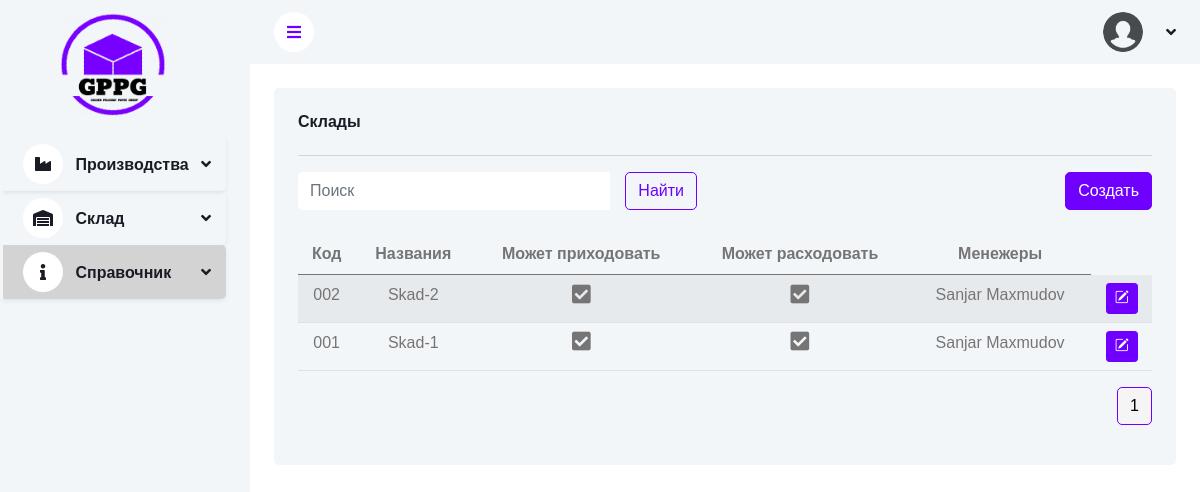
Before: /info/warehouses/ with the older database file.
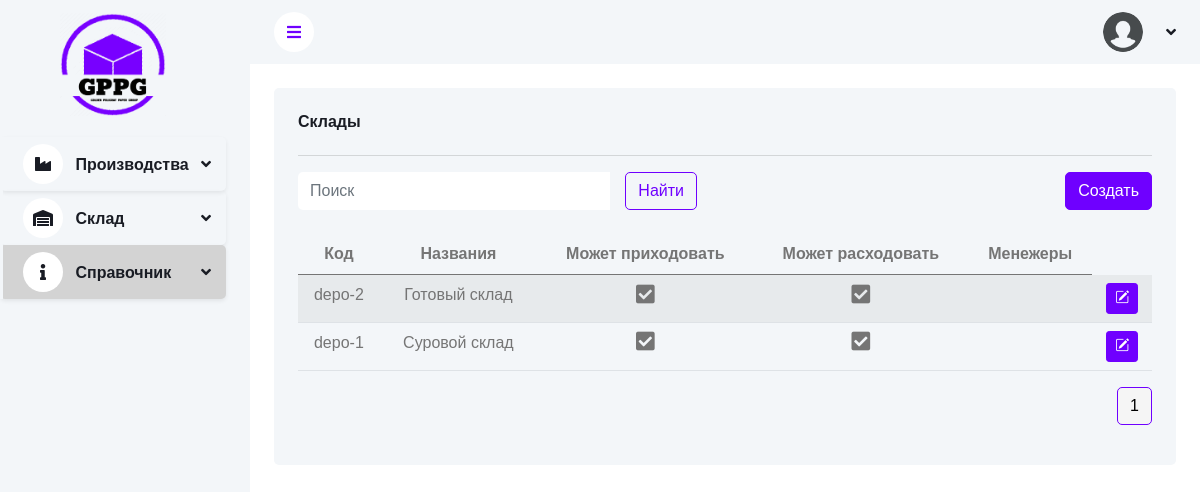
After: the same page with the newer database file.
### apps/info/models.py (models this page shows, shortened)
class Warehouse(BaseModel):
	code = models.CharField(max_length=10, unique=True, null=True, blank=True, verbose_name="Код")
	name = models.CharField(max_length=100, unique=True, verbose_name="Название")
	location = models.CharField(max_length=150, null=True, blank=True, verbose_name="Местоположение")
	can_import = models.BooleanField(default=True, null=True, blank=True, verbose_name="Может импортировать")
	can_export = models.BooleanField(default=False, null=True, blank=True, verbose_name="Может экспортировать")
	use_negative = models.BooleanField(default=False, null=True, blank=True,
									   verbose_name="Использовать отрицательные значения")
	is_active = models.BooleanField(default=True, null=True, blank=True, verbose_name="Активен")
	managers = models.ManyToManyField(CustomUser, blank=True, verbose_name="Менеджеры")
	class Meta:
		verbose_name = "Склад"
		verbose_name_plural = "Склады"

### apps/users/models.py (models this page shows)
class CustomUser(AbstractUser, PermissionsMixin):
    is_director = models.BooleanField(default=False)
    photo = models.ImageField(upload_to='employee_photos', default='default-profile__picture.jpg')
    groups = models.ManyToManyField(Group, related_name='custom_user_groups', blank=True, verbose_name='groups')
    user_permissions = models.ManyToManyField(Permission, related_name='custom_user_permissions', blank=True,
                                              verbose_name='user permissions')
    def get_full_name(self):
        return f"{self.first_name} {self.last_name}"
    def __str__(self):
        return self.get_full_name()

### apps/info/views.py (the view)
# urls.py: path('warehouses/', WarehouseListCreate.as_view(), name='warehouse-list'),
class WarehouseListCreate(BaseListCreateView):
	model = Warehouse
	form_class = WarehouseForm
	template_name = "info/warehouse_list.html"
	redirect_url = "info:warehouse-list"

### apps/shared/views.py (called while the page is built)
	@staticmethod
	def apply_pagination_and_search(queryset, request):
		search_query = request.GET.get('search')
		if search_query:
			search_query = search_query.strip()
			queryset = queryset.filter(Q(name__icontains=search_query))
		page_size = request.GET.get("page_size", 12)
		paginator = Paginator(queryset, page_size)
		page_num = request.GET.get("page", 1)
		page_obj = paginator.get_page(page_num)
		return page_obj

	def get_cache_key(self):
		return f'{self.model.__name__.lower()}_list_data'

	def get_queryset(self):
		cache_key = self.get_cache_key()
		cached_data = cache.get(cache_key)
		if cached_data is None:
			queryset = self.model.objects.all().order_by('-created_time')
			cached_data = list(queryset)  # Преобразуем queryset в список
			cache.set(cache_key, cached_data, timeout=self.cache_timeout)
			print(f"Data fetched from database and cached with key: {cache_key}")
		else:
			print(f"Data fetched from cache with key: {cache_key}")
		return cached_data

	def get_form(self):
		return self.form_class

	def get_template_name(self):
		return self.template_name

### templates/info/warehouse_list.html (shortened to what this page needs)
{% extends 'base.html' %}
{% load static %}
{% block content %}
    <div class="container-fluid pt-4 px-4">
        <div class="row g-4">
            <div class="col-sm-12">
                <div class="bg-light rounded h-100 p-4">
                    <h6 class="mb-4">Склады</h6>
                    <hr>
                    <div class="row mb-2">
                        <div class="col-md-6">
                            {% include 'base/search_form.html' %}
                        </div>
                        <div class="col-md-6 text-end">
                            <button type="button" class="btn btn-primary" id="openCreateModalBtn"
                                    data-bs-toggle="modal" data-bs-target="#myModalCreate"
                                    data-action-url="{% url 'info:warehouse-list' %}">Создать
                            </button>
                        </div>
                    </div>
                    <table class="table table-striped">
                        <thead>
                        <tr class="text-center">
                            <th scope="col">Код</th>
                            <th scope="col">Названия</th>
                            <th scope="col">Может приходовать</th>
                            <th scope="col">Может расходовать</th>
                            <th scope="col">Менежеры</th>
                        </tr>
                        </thead>
                        <tbody>
                        {% for warehouse in items %}
                            <tr class="text-center">
                                <td>{{ warehouse.code }}</td>
                                <td>{{ warehouse.name }}</td>
                                <td>
                                    {% if warehouse.can_import %}
                                        <i class="fa fa-check-square fa-lg"></i>
                                    {% else %}
                                        <i class="fa fa-times-circle fa-lg"></i>
                                    {% endif %}
                                </td>
                                <td>
                                    {% if warehouse.can_export %}
                                        <i class="fa fa-check-square fa-lg"></i>
                                    {% else %}
                                        <i class="fa fa-times-circle fa-lg"></i>
                                    {% endif %}
                                </td>
                                <td>
                                    {% for manager in warehouse.managers.all %}
                                        {{ manager.get_full_name }}
                                    {% endfor %}
                                </td>
                                <td>
                                    <a href="" type="button" class="btn btn-primary btn-sm"><i
                                            class="bi bi-pencil-square"></i></a>
                                </td>
                            </tr>
                        {% endfor %}
                        </tbody>
                    </table>
                    {% include 'base/pagination.html' with items=items %}
                </div>
            </div>
        </div>
    </div>
{% endblock %}

Changed rows visible on the page:
removed Warehouse: code "002", name "Skad-2", can_import True (drawn), can_export True (drawn)
no longer on this page (row edited): CustomUser: get_full_name "Sanjar Maxmudov"
removed Warehouse: code "001", name "Skad-1", can_import True (drawn), can_export True (drawn)
added Warehouse: code "depo-2", name "Готовый склад", can_import True (drawn), can_export True (drawn)
added Warehouse: code "depo-1", name "Суровой склад", can_import True (drawn), can_export True (drawn)
